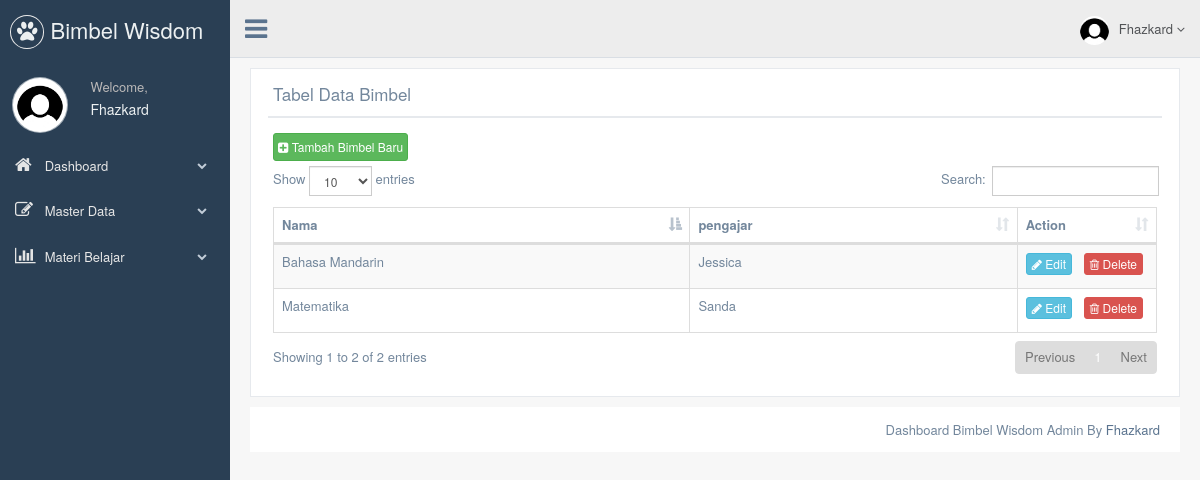
The app's page /dashboard/bimbel/index.php (signed in), older data.
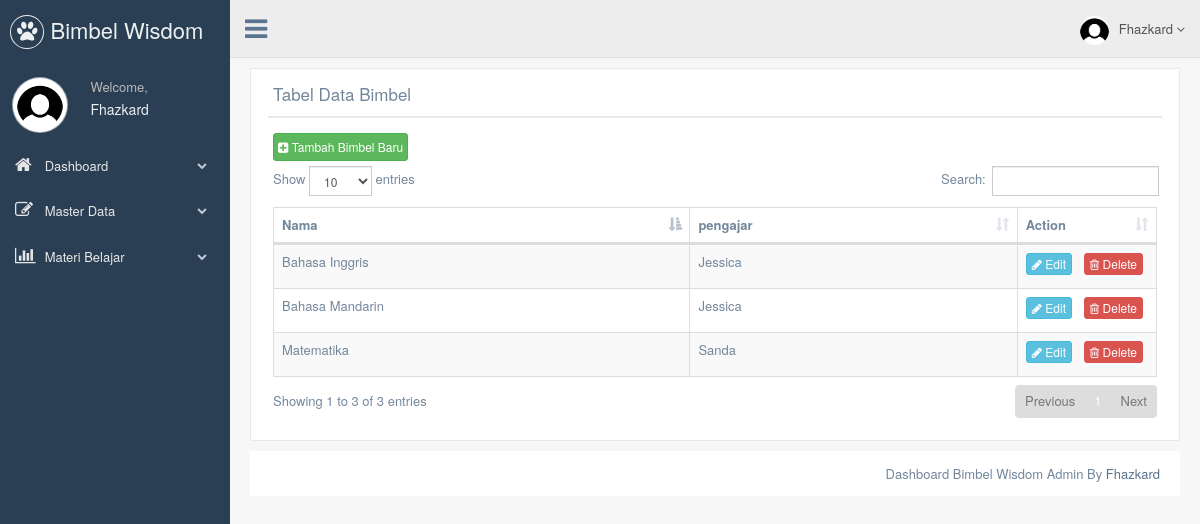
The same page, newer data.
### tables this page shows
CREATE TABLE `bimbel` (
  `bimbel_id` int(11) NOT NULL,
  `pengajar_id` int(11) DEFAULT NULL,
  `nama` varchar(30) NOT NULL
);

CREATE TABLE `pengajar` (
  `pengajar_id` int(11) NOT NULL,
  `nama` varchar(100) NOT NULL,
  `umur` int(11) NOT NULL,
  `jk` varchar(20) NOT NULL,
  `alamat` text NOT NULL,
  `tlp` varchar(20) NOT NULL
);

### dashboard/bimbel/index.php (the view, shortened to what this page needs)
<?php include "../header.php";?>
        <div class="row">
            <div class="col-md-12 col-sm-12 col-xs-12">
                <div class="x_panel">
                <div class="x_title">
                  <h2>Tabel Data Bimbel</h2>
                  <div class="clearfix"></div>
                </div>
                <div class="x_content">
                    <a href="#" class="btn btn-success btn-xs" style="padding:4px;" data-toggle="modal" data-target=".tambah"><i class="fa fa-plus-square" ></i> Tambah Bimbel Baru</a>
                  <table id="datatable-responsive" class="table table-striped table-bordered dt-responsive nowrap" cellspacing="0" width="100%">
                    <thead>
                      <tr>
                        <th>Nama </th>
						<th>pengajar </th>
                        <th>Action</th>
                      </tr>
                    </thead>
					<tbody>
					<?php
						include '../../koneksi/konek.php';
						$selek_data = mysqli_query($koneksi, "SELECT bimbel.bimbel_id,bimbel.pengajar_id,bimbel.nama,pengajar.nama AS pengajar
															FROM `bimbel` JOIN pengajar ON pengajar.pengajar_id = bimbel.pengajar_id");
						while($data = mysqli_fetch_array($selek_data)){
							?>
                      <tr class=" ">
                        <td class=" "><?php echo $data['nama']; ?></td>
						<td class=" "><?php echo $data['pengajar']; ?></td>
                        <td class=" last">
							<a id="edit_link" href="#" class="btn btn-info btn-xs last" data-toggle="modal" data-target=".edit"
							data-bimbel_id="<?php echo $data['bimbel_id']; ?>"
							data-nama="<?php echo $data['nama'];?>"
							data-pengajar_id="<?php echo $data['pengajar_id'];?>"><i class="fa fa-pencil"></i> Edit</a>
							<form method="post" action="../../koneksi/delete.php" style="width:auto;float:right;">
								<button type="submit" class="btn btn-danger btn-xs last" onclick="return konfirmasi()"><i class="fa fa-trash-o"></i> Delete</button>
							</form>
                        </td>
                      </tr>
					<?php
					}
					?>
                    </tbody>
                  </table>
                </div>
              </div>
            </div>
          </div>
<?php include "../footer.php";?>

Row changes from the older to the newer data that the page shows:
added bimbel: nama "Bahasa Inggris", pengajar.nama "Jessica"
Text that changed along with them:
text written by a page script: "Show entries Search: Showing 1 to 2 of 2 entries Previous 1 Next" → "Show entries Search: Showing 1 to 3 of 3 entries Previous 1 Next"
